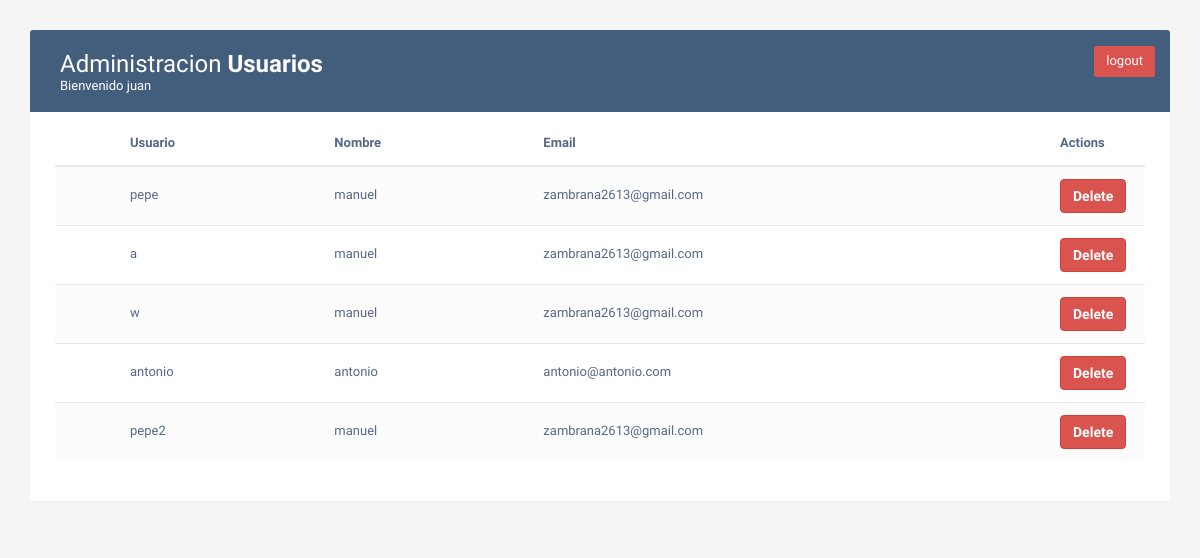
The app's page /libs/administracion.php (signed in) with its own data.
### tables this page shows
CREATE TABLE `usuario` (
  `idUsuario` int(11) NOT NULL,
  `usuario` varchar(10) NOT NULL,
  `password` varchar(33) NOT NULL,
  `nombre` varchar(50) NOT NULL,
  `email` varchar(80) NOT NULL
);

### libs/Database.php (called while the page is built, shortened)
<?php
	class Database {
		private static $instancia = null ;
		private static $db ;
		public static function getInstancia()
		{
			if (is_null(self::$instancia)):
				self::$instancia = new Database() ;
			endif ;
			return self::$instancia ;
		}
		public function prepare($insert) {
        return self::$db->prepare($insert);
    }
		private function conectar()
		{
			 try {
		self::$db  = new PDO("mysql:host=localhost; dbname=velmar_comics; charset=utf8", "root", "",
					   [PDO::MYSQL_ATTR_INIT_COMMAND => "SET NAMES 'utf8'"])  ;
 	} catch (PDOException $error) {
 		echo $error->getMessage() ;
 	}
		}
	}

### libs/administracion.php (the view, shortened to what this page needs)
<?php
require_once "Database.php";
$db= Database::getInstancia();
$sql= "SELECT * FROM usuario";
$sql=$db->prepare($sql);
$sql->execute();
$usuarios=$sql->fetchAll(PDO::FETCH_ASSOC);
?>
<!DOCTYPE html>
<html lang="en">
<head>
<link rel="stylesheet" href="https://maxcdn.bootstrapcdn.com/font-awesome/4.7.0/css/font-awesome.min.css">
<link rel="stylesheet" href="https://maxcdn.bootstrapcdn.com/bootstrap/3.3.7/css/bootstrap.min.css">
</head>
<body>
    <div class="container">
        <div class="table-wrapper">
            <div class="table-title">
                <div class="row">
                    <div class="col-sm-6">
                        <h2>Administracion <b>Usuarios</b></h2>
                        <?php
                        if($_SESSION){
						echo "Bienvenido ".$_SESSION['usAdmin']."</br>";
		}
                         ?>
                    </div>
                    <a class="btn btn-danger logout" href="logoutAdmin.php" role="button">logout</a>
                </div>
            </div>
            <table class="table table-striped table-hover">
                <thead>
                    <tr>
                        <th>
                        </th>
                        <th>Usuario</th>
                        <th>Nombre</th>
                        <th>Email</th>
                        <th>Actions</th>
                    </tr>
                </thead>
                <tbody>
<?php  foreach ($usuarios as $key ) { ?>
                    <tr>
                        <td>
                        </td>
                        <td><?php echo ($key['usuario']); ?></td>
                        <td><?php echo ($key['nombre']); ?></td>
                        <td><?php echo ($key['email']); ?></td>
                        <td>
                           <a class="btn btn-danger"  style="color:white;" href="delete.php?del=<?php echo $key['idUsuario']; ?>">Delete</a>
                        </td>
                    <?php } ?>
                    </tr>
                </tbody>
            </table>
        </div>
    </div>
</body>
</html>

### libs/administracion.php (style rules this page uses)
body { color: #566787; background: #f5f5f5; font-family: 'Varela Round', sans-serif; font-size: 13px; }
.table-wrapper { background: #fff; padding: 20px 25px; margin: 30px 0; border-radius: 3px; box-shadow: 0 1px 1px rgba(0,0,0,.05); }
.table-title { padding-bottom: 15px; background: #435d7d; color: #fff; padding: 16px 30px; margin: -20px -25px 10px; border-radius: 3px 3px 0 0; }
.table-title h2 { margin: 5px 0 0; font-size: 24px; }
.table-title .btn { color: #fff; float: right; font-size: 13px; border: none; min-width: 50px; border-radius: 2px; border: none; outline: none !important; margin-left: 10px; }
table.table tr th, table.table tr td { border-color: #e9e9e9; padding: 12px 15px; vertical-align: middle; }
table.table tr th:first-child { width: 60px; }
table.table tr th:last-child { width: 100px; }
table.table-striped tbody tr:nth-of-type(odd) { background-color: #fcfcfc; }
table.table td a { font-weight: bold; color: #566787; display: inline-block; text-decoration: none; outline: none !important; }

### records on screen
usuario: usuario "pepe", nombre "manuel", email "zambrana2613@gmail.com"
usuario: usuario "a", nombre "manuel", email "zambrana2613@gmail.com"
usuario: usuario "w", nombre "manuel", email "zambrana2613@gmail.com"
usuario: usuario "antonio", nombre "antonio", email "antonio@antonio.com"
usuario: usuario "pepe2", nombre "manuel", email "zambrana2613@gmail.com"

### other values on screen
$_SESSION['usAdmin'] "juan"
